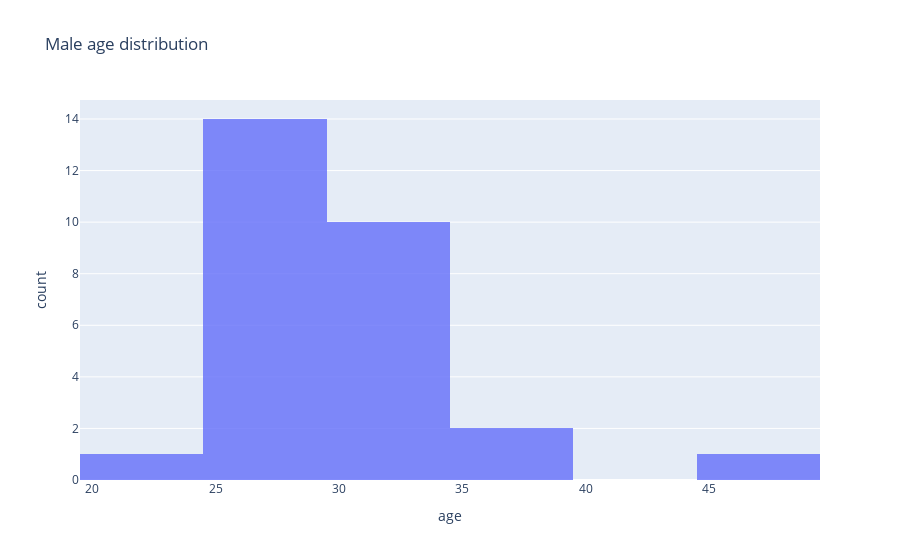

Write notebook code for a chart like this one.
### Code cell
fig = px.histogram(Data[Data['เพศ']=='หญิง'],'age',title = 'Male age distribution',opacity=0.8)
fig.show()

### Figure 1 — Plotly figure (JSON) as saved in the notebook; plotly's stock layout.template omitted (floating-point values rounded to 4 significant figures)
{"data": [{"alignmentgroup": "True", "bingroup": "x", "hoverlabel": {"namelength": 0}, "hovertemplate": "age=%{x}<br>count=%{y}", "legendgroup": "", "marker": {"color": "#636efa", "opacity": 0.8}, "name": "", "offsetgroup": "", "orientation": "v", "showlegend": false, "type": "histogram", "x": [27, 26, 29, 29, 34, 29, 31, 26, 26, 29, 30, 26, 32, 28, 34, 29, 31, 25, 25, 35, 36, 33, 22, 33, 32, 47, 27, 31], "xaxis": "x", "yaxis": "y"}], "layout": {"barmode": "relative", "legend": {"tracegroupgap": 0}, "title": {"text": "Male age distribution"}, "xaxis": {"anchor": "y", "domain": [0, 1], "title": {"text": "age"}}, "yaxis": {"anchor": "x", "domain": [0, 1], "title": {"text": "count"}}}}
